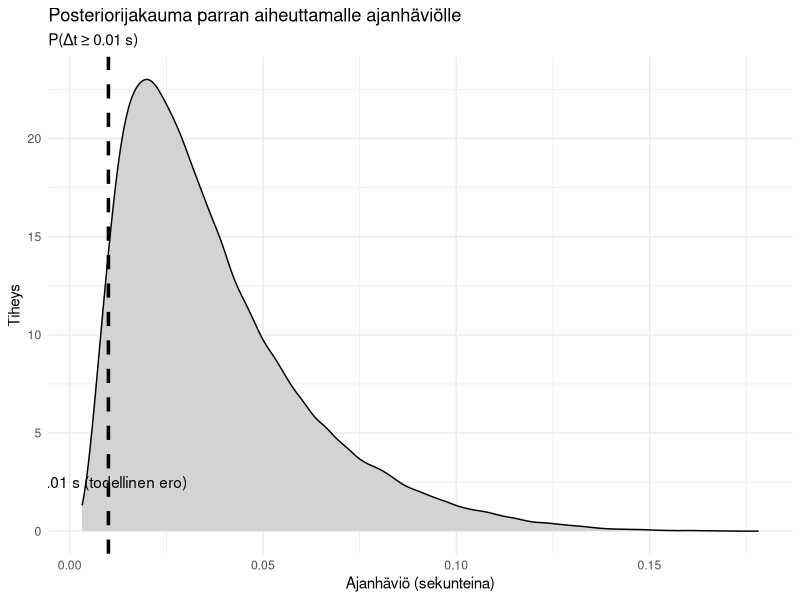

Generate this figure with R:
## ---- chunk 1
library(tidyverse)

set.seed(1980)

N <- 100000
rho <- 1.2

# total time
T_total <- 41*60 + 57.64

# Average speed (Mieto)
v_segments <- c(
  5000 / (13*60 + 25.00),
  5000 / ((25*60 + 51.97) - (13*60 + 25.00)),
  5000 / ((41*60 + 57.64) - (25*60 + 51.97))
)

# Track profile (proxy)
profile <- c(up = 0.4, flat = 0.3, down = 0.3)
speed_mult <- c(up = 0.7, flat = 1.0, down = 1.3)

# Priors
A_body <- 0.5
A_beard <- runif(N, 0.005, 0.015)
Cd_body <- runif(N, 0.7, 0.9)
P_total <- rnorm(N, 400, 30)

# Alpha (speed of beard)
alpha <- runif(N, 0.25, 0.4)

# mean v^3
v3_mean <- numeric(N)

for (k in 1:3) {
  v_obs <- v_segments[k]
  scale <- v_obs / sum(profile * speed_mult)
  
  for (seg in names(profile)) {
    v <- rnorm(N, speed_mult[seg] * scale, 0.2)
    v[v < 1] <- 1
    v3_mean <- v3_mean + profile[seg] * v^3
  }
}

v3_mean <- v3_mean / 3

# Kehon ilmanvastusteho
P_drag_body <- 0.5 * rho * Cd_body * A_body * v3_mean

# Power of drag beard
P_drag_beard <- P_drag_body *
  (A_beard / A_body) *
  (alpha^3)

# Delta time
delta_time <- T_total * (P_drag_beard / P_total)

# Probability of activation of effect of beard
p_active <- runif(N, 0.05, 0.2)  # ex. 5–20 % of time

delta_time_real <- delta_time * p_active


#Posterioritodennäköisyys
p_loss <- mean(delta_time >= 0.01)

# Visualisointi
df <- data.frame(delta_time)


ggplot(df, aes(x = delta_time_real)) +
  geom_density(fill = "lightgray") +
  geom_vline(xintercept = 0.01, linetype = "dashed", linewidth = 1.2) +
  annotate("text", x = 0.011, y = 2.5, label = "0.01 s (todellinen ero)") +
  labs(
    title = "Posteriorijakauma parran aiheuttamalle ajanhäviölle",
    subtitle = sprintf("P(Δt ≥ 0.01 s)"),
    x = "Ajanhäviö (sekunteina)",
    y = "Tiheys"
  ) +
  theme_minimal()
